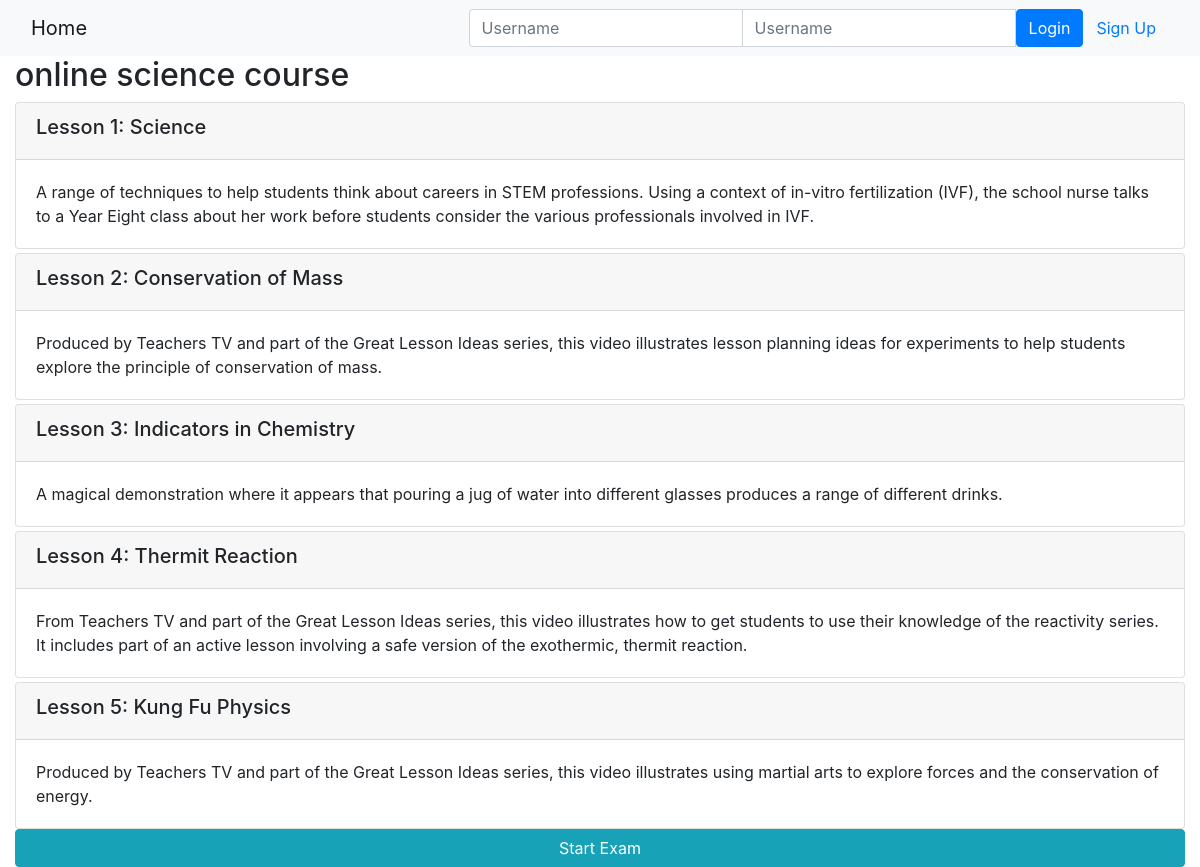
Page /onlinecourse/1/ on the committed database.
### onlinecourse/models.py (models this page shows, shortened)
class Course(models.Model):
    name = models.CharField(null=False, max_length=30, default='online course')
    image = models.ImageField(upload_to='course_images/')
    description = models.CharField(max_length=1000)
    pub_date = models.DateField(null=True)
    instructors = models.ManyToManyField(Instructor)
    users = models.ManyToManyField(settings.AUTH_USER_MODEL, through='Enrollment')
    total_enrollment = models.IntegerField(default=0)
    is_enrolled = False

class Lesson(models.Model):
    title = models.CharField(max_length=200, default="title")
    order = models.IntegerField(default=0)
    course = models.ForeignKey(Course, on_delete=models.CASCADE)
    content = models.TextField()

### onlinecourse/views.py (the view)
# urls.py: path('<int:pk>/', views.CourseDetailView.as_view(), name='course_details'),
class CourseDetailView(generic.DetailView):
    model = Course
    template_name = 'onlinecourse/course_detail_bootstrap.html'

### onlinecourse/templates/onlinecourse/course_detail_bootstrap.html (shortened to what this page needs)
<!DOCTYPE html>
<html lang="en">
<head>
     {% load static %}
    <link rel="stylesheet" href="https://maxcdn.bootstrapcdn.com/bootstrap/4.5.2/css/bootstrap.min.css">
</head>
<body>
    <nav class="navbar navbar-light bg-light">
        <div class="container-fluid">
            <div class="navbar-header">
                  <a class="navbar-brand" href="{% url 'onlinecourse:index' %}">Home</a>
            </div>
            <ul class="nav navbar-nav navbar-right">
                {% if user.is_authenticated %}
                <li>
                    <a class="btn btn-link" href="#">{{ user.first_name }}({{ user.username }})</a>
                    <a class="btn btn-link" href="{% url 'onlinecourse:logout' %}">Logout</a>
                </li>
                {% else %}
                <li>
                    <form class="form-inline" action="{% url 'onlinecourse:login' %}" method="post">
                        <div class="input-group">
                            <input type="text" class="form-control" placeholder="Username" name="username" >
                            <input type="password" class="form-control" placeholder="Username" name="psw" >
                            <button class="btn btn-primary" type="submit">Login</button>
                            <a class="btn btn-link" href="{% url 'onlinecourse:registration' %}">Sign Up</a>
                        </div>
                    </form>
                </li>
                {% endif %}
            </ul>
        </div>
    </nav>
    <div class="container-fluid">
            <h2>{{ course.name }}</h2>
            <div class="card-columns-vertical">
                {% for lesson in course.lesson_set.all %}
                    <div class="card mt-1">
                        <div class="card-header"><h5>Lesson {{lesson.order|add:1}}: {{lesson.title}}</h5></div>
                        <div class="card-body">{{lesson.content}}</div>
                    </div>
                {% endfor %}
            </div>
            <button type="button" class="btn btn-info btn-block" data-toggle="collapse" data-target="#exam">Start Exam</button>
    </div>
</body>
</html>

### rows in the picture
Course: name "online science course"
Lesson: order|add "1", title "Science", content "A range of techniques to help students think about careers in STEM professions. Using a context of in-vitro fertilization (IVF), the school nurse talks to a Year Eight class about her work before students consider the various professionals involved in IVF."
Lesson: order|add "2", title "Conservation of Mass", content "Produced by Teachers TV and part of the Great Lesson Ideas series, this video illustrates lesson planning ideas for experiments to help students explore the principle of conservation of mass."
Lesson: order|add "3", title "Indicators in Chemistry", content "A magical demonstration where it appears that pouring a jug of water into different glasses produces a range of different drinks."
Lesson: order|add "4", title "Thermit Reaction", content "From Teachers TV and part of the Great Lesson Ideas series, this video illustrates how to get students to use their knowledge of the reactivity series. It includes part of an active lesson involving a safe version of the exothermic, thermit reaction."
Lesson: order|add "5", title "Kung Fu Physics", content "Produced by Teachers TV and part of the Great Lesson Ideas series, this video illustrates using martial arts to explore forces and the conservation of energy."
